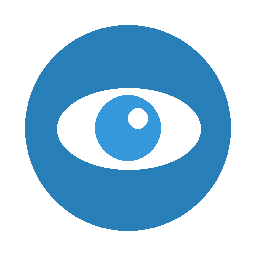

Reproduce this figure in Python.
"""Generate the SoftEyes app icon."""
from PIL import Image, ImageDraw, ImageFont
import os

def create_app_icon(size=256):
    """Create the SoftEyes app icon with an eye symbol."""
    # Create a new image with a white background
    img = Image.new('RGBA', (size, size), (0, 0, 0, 0))
    draw = ImageDraw.Draw(img)
    
    # Colors
    primary_color = (41, 128, 185)  # Blue
    accent_color = (52, 152, 219)   # Lighter blue
    
    # Draw outer circle
    margin = size * 0.1
    outer_radius = size // 2 - margin
    center = size // 2
    draw.ellipse(
        [center - outer_radius, center - outer_radius,
         center + outer_radius, center + outer_radius],
        fill=primary_color
    )
    
    # Draw inner eye shape
    eye_width = outer_radius * 1.4
    eye_height = outer_radius * 0.8
    eye_left = center - eye_width // 2
    eye_top = center - eye_height // 2
    draw.ellipse(
        [eye_left, eye_top,
         eye_left + eye_width, eye_top + eye_height],
        fill='white'
    )
    
    # Draw pupil
    pupil_radius = eye_height * 0.4
    draw.ellipse(
        [center - pupil_radius, center - pupil_radius,
         center + pupil_radius, center + pupil_radius],
        fill=accent_color
    )
    
    # Add highlight
    highlight_radius = pupil_radius * 0.3
    highlight_offset = pupil_radius * 0.3
    draw.ellipse(
        [center - highlight_radius + highlight_offset,
         center - highlight_radius - highlight_offset,
         center + highlight_radius + highlight_offset,
         center + highlight_radius - highlight_offset],
        fill='white'
    )
    
    return img

def save_app_icon():
    """Save the app icon in various sizes."""
    sizes = [16, 32, 48, 64, 128, 256]
    icon_dir = os.path.dirname(os.path.abspath(__file__))
    
    # Create icons directory if it doesn't exist
    icons_path = os.path.join(icon_dir, 'icons')
    os.makedirs(icons_path, exist_ok=True)
    
    # Generate and save icons in different sizes
    for size in sizes:
        icon = create_app_icon(size)
        icon_path = os.path.join(icons_path, f'app_icon_{size}.png')
        icon.save(icon_path, 'PNG')
        
        # Save 256x256 as the main icon
        if size == 256:
            icon.save(os.path.join(icon_dir, 'app_icon.png'), 'PNG')

if __name__ == '__main__':
    save_app_icon()